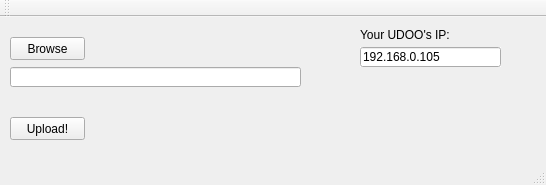
<?xml version="1.0" encoding="UTF-8"?>
<ui version="4.0">
 <class>MainWindow</class>
 <widget class="QMainWindow" name="MainWindow">
  <property name="geometry">
   <rect>
    <x>0</x>
    <y>0</y>
    <width>546</width>
    <height>185</height>
   </rect>
  </property>
  <property name="windowTitle">
   <string>MainWindow</string>
  </property>
  <widget class="QWidget" name="centralWidget">
   <widget class="QPushButton" name="pushButton">
    <property name="geometry">
     <rect>
      <x>10</x>
      <y>20</y>
      <width>75</width>
      <height>23</height>
     </rect>
    </property>
    <property name="text">
     <string>Browse</string>
    </property>
   </widget>
   <widget class="QLineEdit" name="lineEdit">
    <property name="geometry">
     <rect>
      <x>10</x>
      <y>50</y>
      <width>291</width>
      <height>20</height>
     </rect>
    </property>
   </widget>
   <widget class="QPushButton" name="pushButton_2">
    <property name="geometry">
     <rect>
      <x>10</x>
      <y>100</y>
      <width>75</width>
      <height>23</height>
     </rect>
    </property>
    <property name="text">
     <string>Upload!</string>
    </property>
   </widget>
   <widget class="QLineEdit" name="lineEdit_2">
    <property name="geometry">
     <rect>
      <x>360</x>
      <y>30</y>
      <width>141</width>
      <height>20</height>
     </rect>
    </property>
    <property name="autoFillBackground">
     <bool>true</bool>
    </property>
    <property name="text">
     <string>192.168.0.105</string>
    </property>
    <property name="dragEnabled">
     <bool>false</bool>
    </property>
   </widget>
   <widget class="QLabel" name="label">
    <property name="geometry">
     <rect>
      <x>360</x>
      <y>10</y>
      <width>91</width>
      <height>16</height>
     </rect>
    </property>
    <property name="text">
     <string>Your UDOO's IP:</string>
    </property>
   </widget>
  </widget>
  <widget class="QMenuBar" name="menuBar">
   <property name="geometry">
    <rect>
     <x>0</x>
     <y>0</y>
     <width>546</width>
     <height>21</height>
    </rect>
   </property>
  </widget>
  <widget class="QToolBar" name="mainToolBar">
   <attribute name="toolBarArea">
    <enum>TopToolBarArea</enum>
   </attribute>
   <attribute name="toolBarBreak">
    <bool>false</bool>
   </attribute>
  </widget>
  <widget class="QStatusBar" name="statusBar"/>
 </widget>
 <layoutdefault spacing="6" margin="11"/>
 <resources/>
 <connections/>
</ui>
